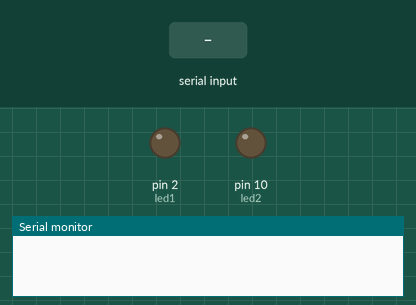
The sketch below on a simulated Arduino Uno, built with avr-gcc and run on an emulated ATmega328P. Shown: output pins drawn as LEDs (lit = HIGH), the last lines printed to the serial monitor. The test bench sets the inputs (shaded band).

Above: at 1.2 s.
1.3 s: "P" received over Serial
At 1.8 s:
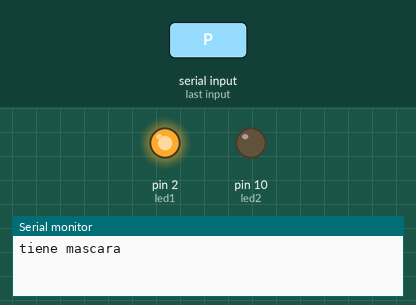
2.8 s: "N" received over Serial
At 4.0 s:
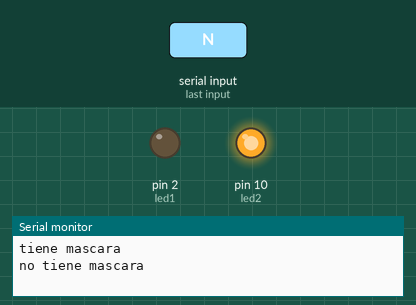
4.3 s: "Q" received over Serial
At 5.3 s:
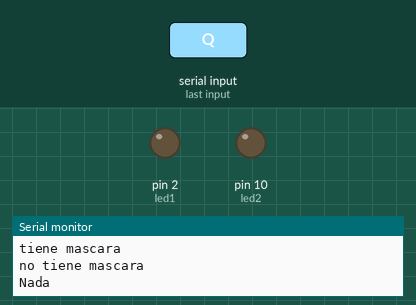
Timing chart, 0 to 7.3 s (numbered marks = the images above; inputs shaded):
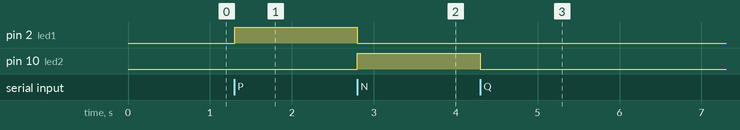

The sketch:

arduino.ino
```cpp
//int led1 = 2;
//int led2 = 10;
//int option;
//void setup() {
//  // put your setup code here, to run once:
//  Serial.begin(9600);
//  pinMode(led1, OUTPUT);
//  pinMode(led2, OUTPUT);
//}
//
//void loop() {
//  // put your main code here, to run repeatedly:
//      digitalWrite(led1, HIGH);
//      digitalWrite(led2, LOW);
//      Serial.print("tiene mascara");
//      delay(1000);
//      digitalWrite(led1, LOW);
//      digitalWrite(led2, HIGH);
//      Serial.print("no tiene mascara");
//      delay(1000);
//}
```

proyecto_con_serial.ino
```cpp
int led1 = 2;
int led2 = 10;
int option;
void setup() {
  // put your setup code here, to run once:
  Serial.begin(9600);
  pinMode(led1, OUTPUT);
  pinMode(led2, OUTPUT);
}

void loop() {
  // put your main code here, to run repeatedly:
  if (Serial.available() > 0) {
    option = Serial.read();
    if (option == 'P') {
      digitalWrite(led1, HIGH);
      digitalWrite(led2, LOW);
      Serial.println("tiene mascara");
    }
    if (option == 'N') {
      digitalWrite(led1, LOW);
      digitalWrite(led2, HIGH);
      Serial.println("no tiene mascara");
    }
    if (option == 'Q') {
      digitalWrite(led1, LOW);
      digitalWrite(led2, LOW);
      Serial.println("Nada");
    }
  }
}
```

Measured:
- after the input at 1.3 s, pin 2 (led1): LOW → HIGH at once
- after the input at 2.8 s, pin 2 (led1): HIGH → LOW at once; pin 10 (led2): LOW → HIGH at once
- after the input at 4.3 s, pin 10 (led2): HIGH → LOW at once
